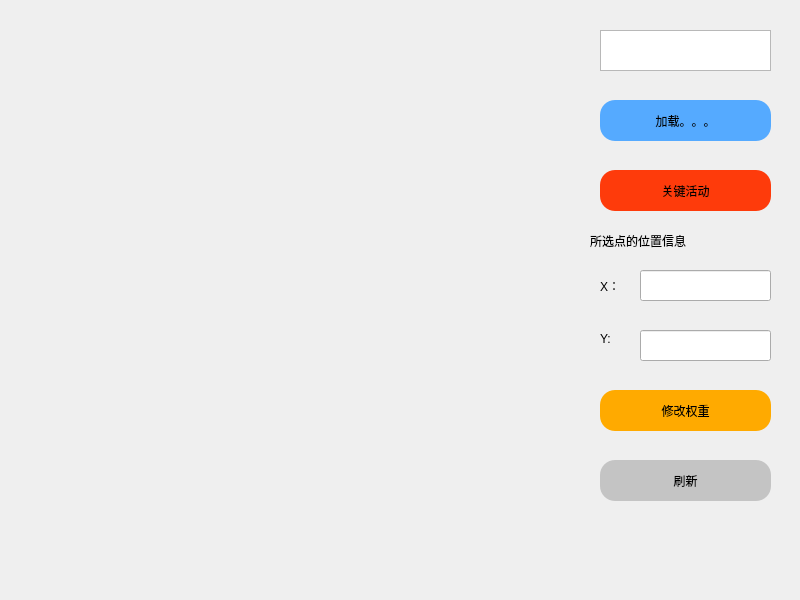
<?xml version="1.0" encoding="UTF-8"?>
<ui version="4.0">
 <class>PaintWidget</class>
 <widget class="QWidget" name="PaintWidget">
  <property name="geometry">
   <rect>
    <x>0</x>
    <y>0</y>
    <width>800</width>
    <height>600</height>
   </rect>
  </property>
  <property name="minimumSize">
   <size>
    <width>800</width>
    <height>600</height>
   </size>
  </property>
  <property name="windowTitle">
   <string>Form</string>
  </property>
  <widget class="QTextEdit" name="textEdit">
   <property name="geometry">
    <rect>
     <x>600</x>
     <y>30</y>
     <width>171</width>
     <height>41</height>
    </rect>
   </property>
   <property name="styleSheet">
    <string notr="true">font: 12pt &quot;微软雅黑&quot;;</string>
   </property>
  </widget>
  <widget class="QPushButton" name="pushButton">
   <property name="geometry">
    <rect>
     <x>600</x>
     <y>100</y>
     <width>171</width>
     <height>41</height>
    </rect>
   </property>
   <property name="styleSheet">
    <string notr="true">background-color: rgb(85, 170, 255);
font: 12pt &quot;微软雅黑&quot;;
border-radius:15px;</string>
   </property>
   <property name="text">
    <string>加载。。。</string>
   </property>
  </widget>
  <widget class="QPushButton" name="pushButton_2">
   <property name="geometry">
    <rect>
     <x>600</x>
     <y>170</y>
     <width>171</width>
     <height>41</height>
    </rect>
   </property>
   <property name="styleSheet">
    <string notr="true">background-color: rgb(254, 59, 11);
font: 12pt &quot;微软雅黑&quot;;
border-radius:15px;</string>
   </property>
   <property name="text">
    <string>关键活动</string>
   </property>
  </widget>
  <widget class="QLabel" name="label">
   <property name="geometry">
    <rect>
     <x>590</x>
     <y>220</y>
     <width>281</width>
     <height>41</height>
    </rect>
   </property>
   <property name="styleSheet">
    <string notr="true">font: 75 12pt &quot;微软雅黑&quot;;</string>
   </property>
   <property name="text">
    <string>所选点的位置信息</string>
   </property>
  </widget>
  <widget class="QLabel" name="label_2">
   <property name="geometry">
    <rect>
     <x>600</x>
     <y>270</y>
     <width>51</width>
     <height>31</height>
    </rect>
   </property>
   <property name="styleSheet">
    <string notr="true">font: 9pt &quot;微软雅黑&quot;;</string>
   </property>
   <property name="text">
    <string>X：</string>
   </property>
  </widget>
  <widget class="QLabel" name="label_3">
   <property name="geometry">
    <rect>
     <x>600</x>
     <y>318</y>
     <width>51</width>
     <height>41</height>
    </rect>
   </property>
   <property name="styleSheet">
    <string notr="true">font: 75 9pt &quot;微软雅黑&quot;;</string>
   </property>
   <property name="text">
    <string>Y:</string>
   </property>
  </widget>
  <widget class="QLineEdit" name="lineEdit">
   <property name="geometry">
    <rect>
     <x>640</x>
     <y>270</y>
     <width>131</width>
     <height>31</height>
    </rect>
   </property>
  </widget>
  <widget class="QLineEdit" name="lineEdit_2">
   <property name="geometry">
    <rect>
     <x>640</x>
     <y>330</y>
     <width>131</width>
     <height>31</height>
    </rect>
   </property>
  </widget>
  <widget class="QPushButton" name="pushButton_3">
   <property name="geometry">
    <rect>
     <x>600</x>
     <y>390</y>
     <width>171</width>
     <height>41</height>
    </rect>
   </property>
   <property name="styleSheet">
    <string notr="true">font: 12pt &quot;微软雅黑&quot;;
background-color: rgb(255, 170, 0);
border-radius:15px;</string>
   </property>
   <property name="text">
    <string>修改权重</string>
   </property>
  </widget>
  <widget class="QPushButton" name="pushButton_4">
   <property name="geometry">
    <rect>
     <x>600</x>
     <y>460</y>
     <width>171</width>
     <height>41</height>
    </rect>
   </property>
   <property name="styleSheet">
    <string notr="true">font: 12pt &quot;微软雅黑&quot;;
background-color: rgba(178, 178, 178, 178);
border-radius:15px;</string>
   </property>
   <property name="text">
    <string>刷新</string>
   </property>
  </widget>
 </widget>
 <resources/>
 <connections/>
</ui>
